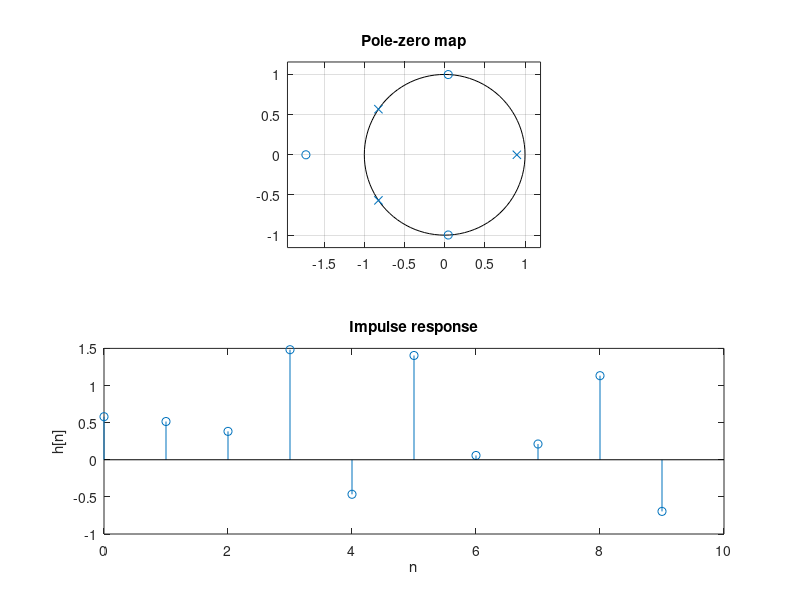

Reproduce this figure in MATLAB.
clc;
clear all;

num=[0.58 0.95 0.49 1];
den=[1 0.75 -0.48 -0.9];

subplot(2,1,1);
zplane(num,den);
title('Pole-zero map');

[h,t]=impz(num,den,10); %10 samples
subplot(2,1,2);
stem(t,h);
title('Impulse response');
xlabel('n');
ylabel('h[n]');